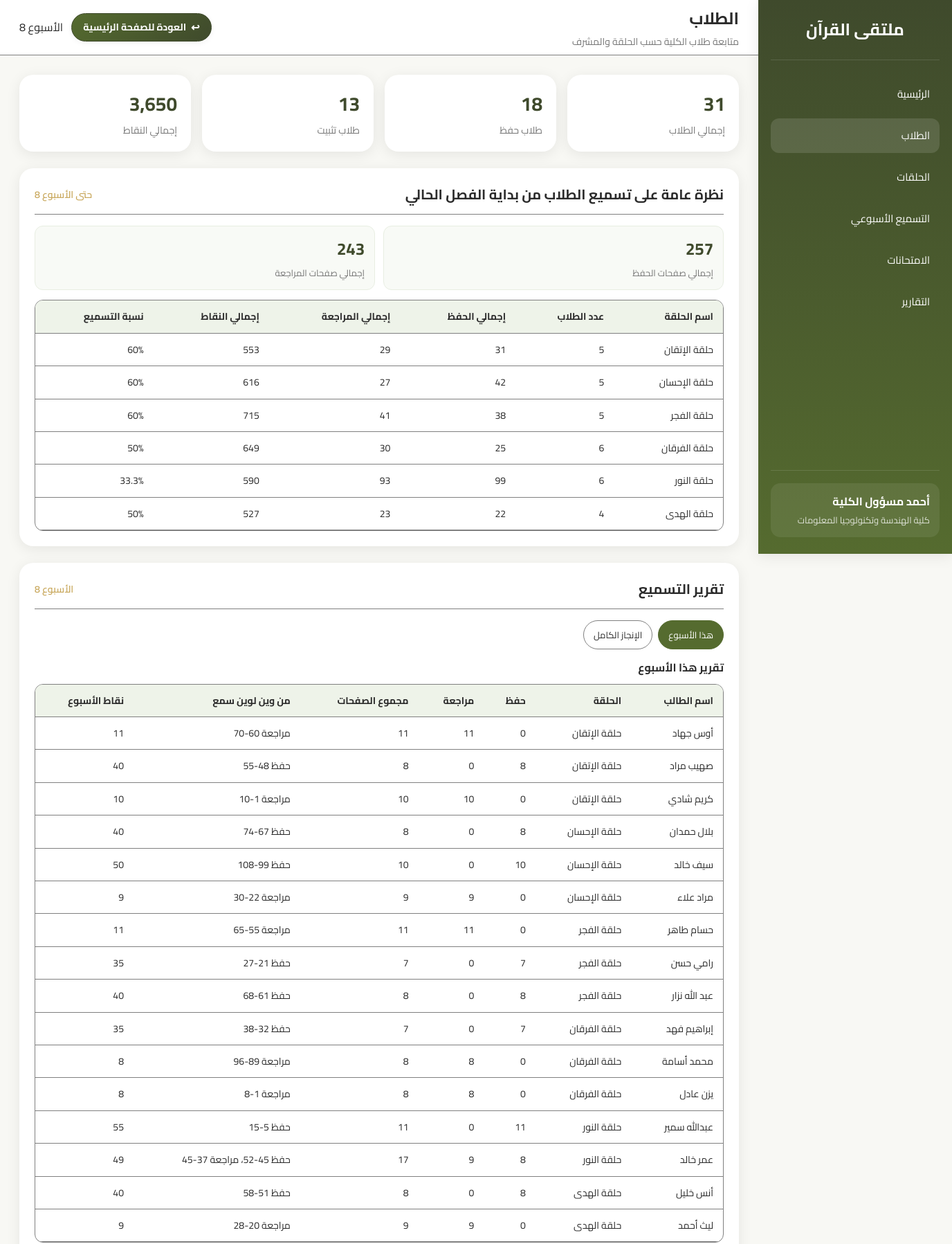
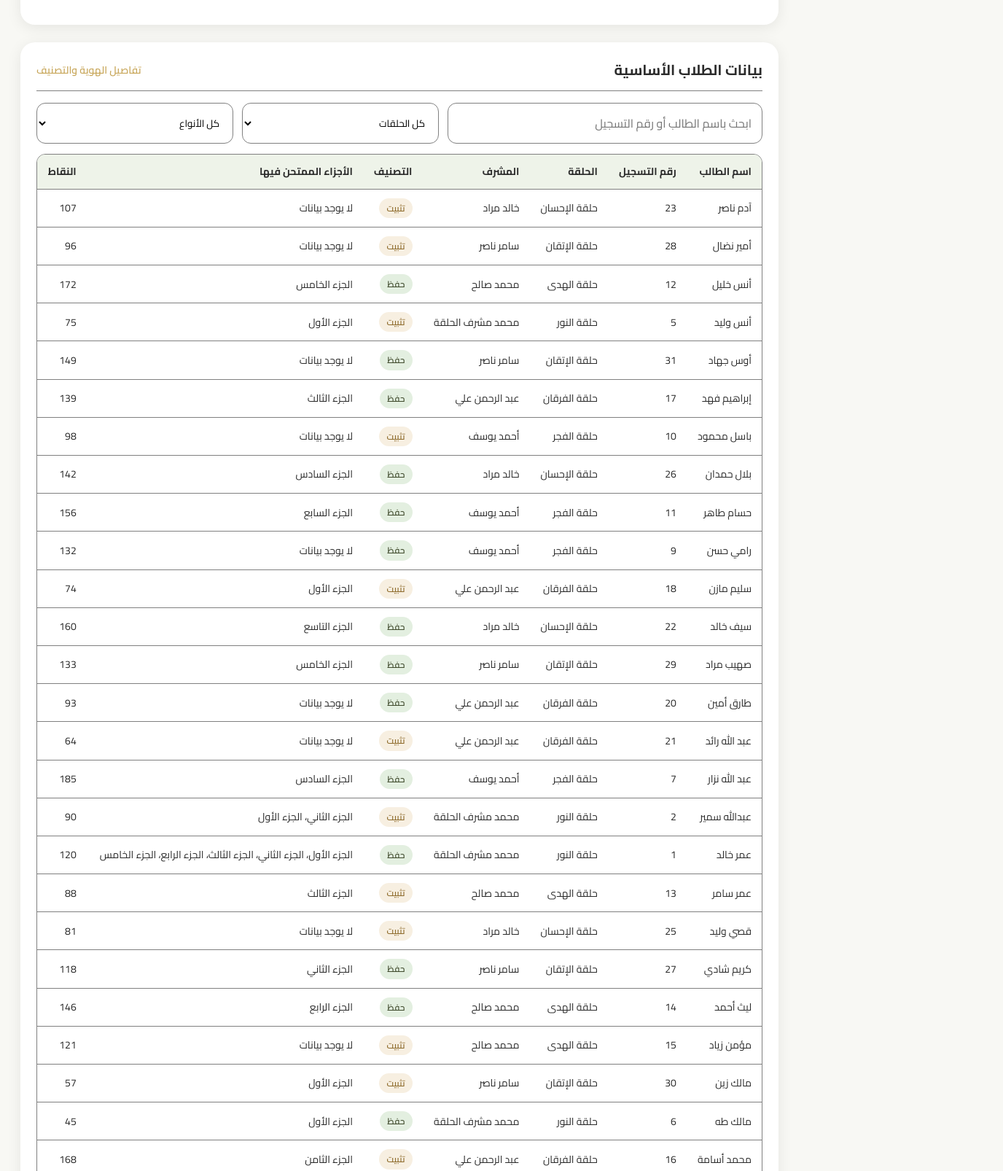
The page /pages/students.php (signed in, upper part) on the database its author committed (2 pictures, top to bottom).
### tables this page shows
CREATE TABLE `managers` (
  `manager_id` int(11) NOT NULL,
  `user_id` int(11) NOT NULL,
  `college_id` int(11) NOT NULL,
  `full_name` varchar(150) NOT NULL
);

CREATE TABLE `colleges` (
  `college_id` int(11) NOT NULL,
  `college_name` varchar(150) NOT NULL
);

CREATE TABLE `weeks` (
  `week_id` int(11) NOT NULL,
  `week_number` int(11) NOT NULL
);

CREATE TABLE `halqas` (
  `halqa_id` int(11) NOT NULL,
  `college_id` int(11) NOT NULL,
  `supervisor_id` int(11) NOT NULL,
  `name` varchar(150) NOT NULL
);

CREATE TABLE `students` (
  `student_id` int(11) NOT NULL,
  `user_id` int(11) NOT NULL,
  `halqa_id` int(11) NOT NULL,
  `name` varchar(150) NOT NULL,
  `phone` varchar(20) DEFAULT NULL,
  `student_type` enum('حفظ','تثبيت') NOT NULL,
  `points` int(11) DEFAULT 0
);

CREATE TABLE `supervisors` (
  `supervisor_id` int(11) NOT NULL,
  `user_id` int(11) NOT NULL,
  `name` varchar(150) NOT NULL,
  `phone` varchar(20) DEFAULT NULL
);

### pages/students.php (the view, shortened to what the rows shown need)
<?php
require_once __DIR__ . "/../php/db_connect.php";
function e($value)
{
    return htmlspecialchars((string) $value, ENT_QUOTES, "UTF-8");
}
function fallbackValue($value, $fallback)
{
    return ($value === null || $value === "") ? $fallback : $value;
}
function numberValue($value)
{
    return (int) $value;
}
function formatNumberValue($value)
{
    $number = (float) $value;
    if (floor($number) == $number) {
        return number_format((int) $number);
    }
    return rtrim(rtrim(number_format($number, 1, ".", ","), "0"), ".");
}
$userId = $_SESSION["user_id"];
$managerStmt = $pdo->prepare("
    SELECT
        managers.manager_id,
        managers.full_name AS manager_name,
        managers.college_id,
        colleges.college_name
    FROM managers
    JOIN colleges ON managers.college_id = colleges.college_id
    WHERE managers.user_id = ?
    LIMIT 1
");
$managerStmt->execute(array($userId));
$manager = $managerStmt->fetch(PDO::FETCH_ASSOC);
$collegeId = $manager["college_id"];
$managerName = fallbackValue($manager["manager_name"], isset($_SESSION["username"]) ? $_SESSION["username"] : "لا يوجد بيانات");
$collegeName = fallbackValue($manager["college_name"], "لا يوجد بيانات");
$latestWeekStmt = $pdo->prepare("
    SELECT week_id, week_number
    FROM weeks
    ORDER BY week_number DESC
    LIMIT 1
");
$latestWeekStmt->execute();
$latestWeek = $latestWeekStmt->fetch(PDO::FETCH_ASSOC);
$latestWeekId = $latestWeek && $latestWeek["week_id"] ? numberValue($latestWeek["week_id"]) : 0;
$latestWeekLabel = $latestWeek && $latestWeek["week_number"] ? "الأسبوع " . $latestWeek["week_number"] : "لا يوجد أسبوع مسجل";
$halqaOverviewStmt = $pdo->prepare("
    SELECT
        halqas.halqa_id,
        halqas.name AS halqa_name,
        COALESCE(student_counts.total_students, 0) AS total_students,
        COALESCE(recitation_totals.memorization_pages, 0) AS memorization_pages,
        COALESCE(recitation_totals.revision_pages, 0) AS revision_pages,
        COALESCE(student_points.total_points, 0) AS total_points,
        COALESCE(weekly_heard.heard_students, 0) AS heard_students
    FROM halqas
    LEFT JOIN (
        SELECT halqa_id, COUNT(student_id) AS total_students
        FROM students
        GROUP BY halqa_id
    ) student_counts ON halqas.halqa_id = student_counts.halqa_id
    LEFT JOIN (
        SELECT students.halqa_id,
            SUM(CASE WHEN recitations.type = 'حفظ' THEN recitations.pages_count ELSE 0 END) AS memorization_pages,
            SUM(CASE WHEN recitations.type = 'مراجعة' THEN recitations.pages_count ELSE 0 END) AS revision_pages
        FROM students
        JOIN recitations ON students.student_id = recitations.student_id
        GROUP BY students.halqa_id
    ) recitation_totals ON halqas.halqa_id = recitation_totals.halqa_id
    LEFT JOIN (
        SELECT halqa_id, SUM(points) AS total_points
        FROM students
        GROUP BY halqa_id
    ) student_points ON halqas.halqa_id = student_points.halqa_id
    LEFT JOIN (
        SELECT students.halqa_id, COUNT(DISTINCT recitations.student_id) AS heard_students
        FROM students
        JOIN recitations ON students.student_id = recitations.student_id
        WHERE recitations.week_id = ?
        GROUP BY students.halqa_id
    ) weekly_heard ON halqas.halqa_id = weekly_heard.halqa_id
    WHERE halqas.college_id = ?
    ORDER BY halqas.name ASC
");
$halqaOverviewStmt->execute(array($latestWeekId, $collegeId));
$halqaOverviewRows = $halqaOverviewStmt->fetchAll(PDO::FETCH_ASSOC);
$weeklyReportStmt = $pdo->prepare("
    SELECT
        students.student_id,
        students.name AS student_name,
        halqas.name AS halqa_name,
        COALESCE(SUM(CASE WHEN recitations.type = 'حفظ' THEN recitations.pages_count ELSE 0 END), 0) AS memorization_pages,
        COALESCE(SUM(CASE WHEN recitations.type = 'مراجعة' THEN recitations.pages_count ELSE 0 END), 0) AS revision_pages,
        GROUP_CONCAT(CONCAT(recitations.type, ' ', recitations.from_page, '-', recitations.to_page) ORDER BY recitations.recitation_id SEPARATOR '، ') AS page_ranges
    FROM recitations
    JOIN students ON recitations.student_id = students.student_id
    JOIN halqas ON students.halqa_id = halqas.halqa_id
    JOIN weeks ON recitations.week_id = weeks.week_id
    WHERE halqas.college_id = ? AND recitations.week_id = ?
    GROUP BY students.student_id, students.name, halqas.name
    ORDER BY halqas.name ASC, students.name ASC
");
$weeklyReportStmt->execute(array($collegeId, $latestWeekId));
$weeklyReportRows = $weeklyReportStmt->fetchAll(PDO::FETCH_ASSOC);
$studentWhere = array("halqas.college_id = ?");
$studentParams = array($collegeId);
$studentsStmt = $pdo->prepare("
    SELECT
        students.student_id,
        students.name AS student_name,
        students.student_type,
        COALESCE(students.points, 0) AS points,
        halqas.name AS halqa_name,
        supervisors.name AS supervisor_name,
        GROUP_CONCAT(DISTINCT exams.part_name ORDER BY exams.exam_date ASC, exams.exam_id ASC SEPARATOR '، ') AS exam_parts
    FROM students
    JOIN halqas ON students.halqa_id = halqas.halqa_id
    LEFT JOIN supervisors ON halqas.supervisor_id = supervisors.supervisor_id
    LEFT JOIN exams ON students.student_id = exams.student_id
    WHERE " . implode(" AND ", $studentWhere) . "
    GROUP BY students.student_id, students.name, students.student_type, students.points, halqas.name, supervisors.name
    ORDER BY students.name ASC
");
$studentsStmt->execute($studentParams);
$studentRows = $studentsStmt->fetchAll(PDO::FETCH_ASSOC);
?>
<!DOCTYPE html>
<html lang="ar" dir="rtl">
<head>
    <link rel="stylesheet" href="../assets/css/variables.css">
    <link rel="stylesheet" href="../assets/css/reset.css">
    <link rel="stylesheet" href="../assets/css/global.css">
    <link rel="stylesheet" href="../assets/css/layout.css">
    <link rel="stylesheet" href="../assets/css/students.css">
</head>
<body>
<div class="app-layout">
    <aside class="sidebar">
        <div class="sidebar-top">
            <div class="sidebar-brand">
                <h2>ملتقى القرآن</h2>
            </div>
        </div>
        <div class="sidebar-bottom">
            <div class="sidebar-user">
                <h4><?php echo e($managerName); ?></h4>
                <p><?php echo e($collegeName); ?></p>
            </div>
        </div>
    </aside>
    <main class="main-area">
        <header class="topbar">
            <div class="topbar-right">
                <h1>الطلاب</h1>
            </div>
            <div class="topbar-left">
                <a class="topbar-home-link" href="../index.php">
                    <span aria-hidden="true">↩</span>
                    <span>العودة للصفحة الرئيسية</span>
                </a>
                <div class="topbar-badge"><?php echo e($latestWeekLabel); ?></div>
            </div>
        </header>
        <section class="page-content">
            <section class="card panel">
                <div class="panel-header">
                    <h2>نظرة عامة على تسميع الطلاب من بداية الفصل الحالي</h2>
                    <span>حتى <?php echo e($latestWeekLabel); ?></span>
                </div>
                <div class="table-wrap">
                    <table class="data-table">
                        <thead>
                            <tr>
                                <th>اسم الحلقة</th>
                                <th>عدد الطلاب</th>
                                <th>إجمالي الحفظ</th>
                                <th>إجمالي المراجعة</th>
                                <th>إجمالي النقاط</th>
                                <th>نسبة التسميع</th>
                            </tr>
                        </thead>
                        <tbody>
                            <?php if (count($halqaOverviewRows) === 0): ?>
                                <tr>
                                    <td colspan="6">لا يوجد بيانات</td>
                                </tr>
                            <?php else: ?>
                                <?php foreach ($halqaOverviewRows as $halqa): ?>
                                    <?php
                                    $halqaStudents = numberValue($halqa["total_students"]);
                                    $halqaHeard = numberValue($halqa["heard_students"]);
                                    $halqaRate = $halqaStudents > 0 ? round(($halqaHeard / $halqaStudents) * 100, 1) : 0;
                                    ?>
                                    <tr>
                                        <td><?php echo e(fallbackValue($halqa["halqa_name"], "لا يوجد بيانات")); ?></td>
                                        <td><?php echo e(formatNumberValue($halqaStudents)); ?></td>
                                        <td><?php echo e(formatNumberValue($halqa["memorization_pages"])); ?></td>
                                        <td><?php echo e(formatNumberValue($halqa["revision_pages"])); ?></td>
                                        <td><?php echo e(formatNumberValue($halqa["total_points"])); ?></td>
                                        <td><?php echo e(formatNumberValue($halqaRate)); ?>%</td>
                                    </tr>
                                <?php endforeach; ?>
                            <?php endif; ?>
                        </tbody>
                    </table>
                </div>
            </section>
            <section class="card panel">
                <div class="panel-header">
                    <h2>تقرير التسميع</h2>
                    <span><?php echo e($latestWeekLabel); ?></span>
                </div>
                <div class="report-block" data-report="week">
                    <div class="table-wrap">
                        <table class="data-table">
                            <thead>
                                <tr>
                                    <th>اسم الطالب</th>
                                    <th>الحلقة</th>
                                    <th>حفظ</th>
                                    <th>مراجعة</th>
                                    <th>مجموع الصفحات</th>
                                    <th>من وين لوين سمع</th>
                                    <th>نقاط الأسبوع</th>
                                </tr>
                            </thead>
                            <tbody>
                                <?php if (count($weeklyReportRows) === 0): ?>
                                    <tr>
                                        <td colspan="7">لا يوجد بيانات</td>
                                    </tr>
                                <?php else: ?>
                                    <?php foreach ($weeklyReportRows as $reportRow): ?>
                                        <?php
                                        $memorizationPages = numberValue($reportRow["memorization_pages"]);
                                        $revisionPages = numberValue($reportRow["revision_pages"]);
                                        $weeklyPoints = ($memorizationPages * 5) + $revisionPages;
                                        ?>
                                        <tr>
                                            <td><?php echo e(fallbackValue($reportRow["student_name"], "لا يوجد بيانات")); ?></td>
                                            <td><?php echo e(fallbackValue($reportRow["halqa_name"], "لا يوجد بيانات")); ?></td>
                                            <td><?php echo e(formatNumberValue($memorizationPages)); ?></td>
                                            <td><?php echo e(formatNumberValue($revisionPages)); ?></td>
                                            <td><?php echo e(formatNumberValue($memorizationPages + $revisionPages)); ?></td>
                                            <td><?php echo e(fallbackValue($reportRow["page_ranges"], "لا يوجد بيانات")); ?></td>
                                            <td><?php echo e(formatNumberValue($weeklyPoints)); ?></td>
                                        </tr>
                                    <?php endforeach; ?>
                                <?php endif; ?>
                            </tbody>
                        </table>
                    </div>
                </div>
            </section>
            <section class="card panel">
                <div class="panel-header">
                    <h2>بيانات الطلاب الأساسية</h2>
                </div>
                <div class="table-wrap">
                    <table class="data-table">
                        <thead>
                            <tr>
                                <th>اسم الطالب</th>
                                <th>رقم التسجيل</th>
                                <th>الحلقة</th>
                                <th>المشرف</th>
                                <th>التصنيف</th>
                                <th>الأجزاء الممتحن فيها</th>
                                <th>النقاط</th>
                            </tr>
                        </thead>
                        <tbody>
                            <?php if (count($studentRows) === 0): ?>
                                <tr>
                                    <td colspan="7">لا يوجد بيانات</td>
                                </tr>
                            <?php else: ?>
                                <?php foreach ($studentRows as $student): ?>
                                    <?php
                                    $typeClass = $student["student_type"] === "حفظ" ? "tag-hifz" : "tag-tathbit";
                                    ?>
                                    <tr>
                                        <td><?php echo e(fallbackValue($student["student_name"], "لا يوجد بيانات")); ?></td>
                                        <td><?php echo e($student["student_id"]); ?></td>
                                        <td><?php echo e(fallbackValue($student["halqa_name"], "لا يوجد بيانات")); ?></td>
                                        <td><?php echo e(fallbackValue($student["supervisor_name"], "لا يوجد بيانات")); ?></td>
                                        <td><span class="tag <?php echo e($typeClass); ?>"><?php echo e($student["student_type"]); ?></span></td>
                                        <td><?php echo e(fallbackValue($student["exam_parts"], "لا يوجد بيانات")); ?></td>
                                        <td><?php echo e(formatNumberValue($student["points"])); ?></td>
                                    </tr>
                                <?php endforeach; ?>
                            <?php endif; ?>
                        </tbody>
                    </table>
                </div>
            </section>
        </section>
    </main>
</div>
</body>
</html>

### rows shown on the page
managers: full_name "أحمد مسؤول الكلية", college.college_name "كلية الهندسة وتكنولوجيا المعلومات"
weeks: week_number "الأسبوع 8"
halqas: name "حلقة الإتقان", halqaStudents "5", memorization_pages "31", revision_pages "29", total_points "553", halqaRate "60"
halqas: name "حلقة الإحسان", halqaStudents "5", memorization_pages "42", revision_pages "27", total_points "616", halqaRate "60"
halqas: name "حلقة الفجر", halqaStudents "5", memorization_pages "38", revision_pages "41", total_points "715", halqaRate "60"
halqas: name "حلقة الفرقان", halqaStudents "6", memorization_pages "25", revision_pages "30", total_points "649", halqaRate "50"
halqas: name "حلقة النور", halqaStudents "6", memorization_pages "99", revision_pages "93", total_points "590", halqaRate "33.3"
halqas: name "حلقة الهدى", halqaStudents "4", memorization_pages "22", revision_pages "23", total_points "527", halqaRate "50"
students: name "أوس جهاد", halqa.name "حلقة الإتقان", memorizationPages "0", revisionPages "11", page_ranges "مراجعة 60-70", weeklyPoints "11", student_id "31", supervisors.name "سامر ناصر", student_type "حفظ", exam_parts "لا يوجد بيانات", points "149"
students: name "صهيب مراد", halqa.name "حلقة الإتقان", memorizationPages "8", revisionPages "0", revisionPages "8", page_ranges "حفظ 48-55", weeklyPoints "40", student_id "29", supervisors.name "سامر ناصر", student_type "حفظ", exam_parts "الجزء الخامس", points "133"
students: name "كريم شادي", halqa.name "حلقة الإتقان", memorizationPages "0", revisionPages "10", page_ranges "مراجعة 1-10", weeklyPoints "10", student_id "27", supervisors.name "سامر ناصر", student_type "حفظ", exam_parts "الجزء الثاني", points "118"
students: name "بلال حمدان", halqa.name "حلقة الإحسان", memorizationPages "8", revisionPages "0", revisionPages "8", page_ranges "حفظ 67-74", weeklyPoints "40", student_id "26", supervisors.name "خالد مراد", student_type "حفظ", exam_parts "الجزء السادس", points "142"
students: name "سيف خالد", halqa.name "حلقة الإحسان", memorizationPages "10", revisionPages "0", revisionPages "10", page_ranges "حفظ 99-108", weeklyPoints "50", student_id "22", supervisors.name "خالد مراد", student_type "حفظ", exam_parts "الجزء التاسع", points "160"
students: name "مراد علاء", halqa.name "حلقة الإحسان", memorizationPages "0", revisionPages "9", page_ranges "مراجعة 22-30", weeklyPoints "9"
students: name "حسام طاهر", halqa.name "حلقة الفجر", memorizationPages "0", revisionPages "11", page_ranges "مراجعة 55-65", weeklyPoints "11", student_id "11", supervisors.name "أحمد يوسف", student_type "حفظ", exam_parts "الجزء السابع", points "156"
students: name "رامي حسن", halqa.name "حلقة الفجر", memorizationPages "7", revisionPages "0", revisionPages "7", page_ranges "حفظ 21-27", weeklyPoints "35", student_id "9", supervisors.name "أحمد يوسف", student_type "حفظ", exam_parts "لا يوجد بيانات", points "132"
students: name "عبد الله نزار", halqa.name "حلقة الفجر", memorizationPages "8", revisionPages "0", revisionPages "8", page_ranges "حفظ 61-68", weeklyPoints "40", student_id "7", supervisors.name "أحمد يوسف", student_type "حفظ", exam_parts "الجزء السادس", points "185"
students: name "إبراهيم فهد", halqa.name "حلقة الفرقان", memorizationPages "7", revisionPages "0", revisionPages "7", page_ranges "حفظ 32-38", weeklyPoints "35", student_id "17", supervisors.name "عبد الرحمن علي", student_type "حفظ", exam_parts "الجزء الثالث", points "139"
students: name "محمد أسامة", halqa.name "حلقة الفرقان", memorizationPages "0", revisionPages "8", page_ranges "مراجعة 89-96", weeklyPoints "8", student_id "16", supervisors.name "عبد الرحمن علي", student_type "تثبيت", exam_parts "الجزء الثامن", points "168"
students: name "يزن عادل", halqa.name "حلقة الفرقان", memorizationPages "0", revisionPages "8", page_ranges "مراجعة 1-8", weeklyPoints "8"
students: name "عبدالله سمير", halqa.name "حلقة النور", memorizationPages "11", revisionPages "0", revisionPages "11", page_ranges "حفظ 5-15", weeklyPoints "55", student_id "2", supervisors.name "محمد مشرف الحلقة", student_type "تثبيت", exam_parts "الجزء الثاني، الجزء الأول", points "90"
students: name "عمر خالد", halqa.name "حلقة النور", memorizationPages "8", revisionPages "9", revisionPages "17", page_ranges "حفظ 45-52، مراجعة 37-45", weeklyPoints "49", student_id "1", supervisors.name "محمد مشرف الحلقة", student_type "حفظ", exam_parts "الجزء الأول، الجزء الثاني، الجزء الثالث، الجزء الرابع، الجزء الخامس", points "120"
students: name "أنس خليل", halqa.name "حلقة الهدى", memorizationPages "8", revisionPages "0", revisionPages "8", page_ranges "حفظ 51-58", weeklyPoints "40", student_id "12", supervisors.name "محمد صالح", student_type "حفظ", exam_parts "الجزء الخامس", points "172"
students: name "ليث أحمد", halqa.name "حلقة الهدى", memorizationPages "0", revisionPages "9", page_ranges "مراجعة 20-28", weeklyPoints "9", student_id "14", supervisors.name "محمد صالح", student_type "حفظ", exam_parts "الجزء الرابع", points "146"
students: name "آدم ناصر", student_id "23", halqa.name "حلقة الإحسان", supervisors.name "خالد مراد", student_type "تثبيت", exam_parts "لا يوجد بيانات", points "107"
students: name "أمير نضال", student_id "28", halqa.name "حلقة الإتقان", supervisors.name "سامر ناصر", student_type "تثبيت", exam_parts "لا يوجد بيانات", points "96"
students: name "أنس وليد", student_id "5", halqa.name "حلقة النور", supervisors.name "محمد مشرف الحلقة", student_type "تثبيت", exam_parts "الجزء الأول", points "75"
students: name "باسل محمود", student_id "10", halqa.name "حلقة الفجر", supervisors.name "أحمد يوسف", student_type "تثبيت", exam_parts "لا يوجد بيانات", points "98"
students: name "سليم مازن", student_id "18", halqa.name "حلقة الفرقان", supervisors.name "عبد الرحمن علي", student_type "تثبيت", exam_parts "الجزء الأول", points "74"
students: name "طارق أمين", student_id "20", halqa.name "حلقة الفرقان", supervisors.name "عبد الرحمن علي", student_type "حفظ", exam_parts "لا يوجد بيانات", points "93"
students: name "عبد الله رائد", student_id "21", halqa.name "حلقة الفرقان", supervisors.name "عبد الرحمن علي", student_type "تثبيت", exam_parts "لا يوجد بيانات", points "64"
students: name "عمر سامر", student_id "13", halqa.name "حلقة الهدى", supervisors.name "محمد صالح", student_type "تثبيت", exam_parts "الجزء الثالث", points "88"
students: name "قصي وليد", student_id "25", halqa.name "حلقة الإحسان", supervisors.name "خالد مراد", student_type "تثبيت", exam_parts "لا يوجد بيانات", points "81"
students: name "مؤمن زياد", student_id "15", halqa.name "حلقة الهدى", supervisors.name "محمد صالح", student_type "تثبيت", exam_parts "لا يوجد بيانات", points "121"
students: name "مالك زين", student_id "30", halqa.name "حلقة الإتقان", supervisors.name "سامر ناصر", student_type "تثبيت", exam_parts "الجزء الأول", points "57"
students: name "مالك طه", student_id "6", halqa.name "حلقة النور", supervisors.name "محمد مشرف الحلقة", student_type "حفظ", exam_parts "الجزء الأول", points "45"

### other values the page prints
formatNumberValue($summary["total_students"]) "31"
formatNumberValue($summary["hifz_students"]) "18"
formatNumberValue($summary["tathbit_students"]) "13"
formatNumberValue($summary["total_points"]) "3,650"
formatNumberValue($overviewTotals["memorization_pages"]) "257"
formatNumberValue($overviewTotals["revision_pages"]) "243"
